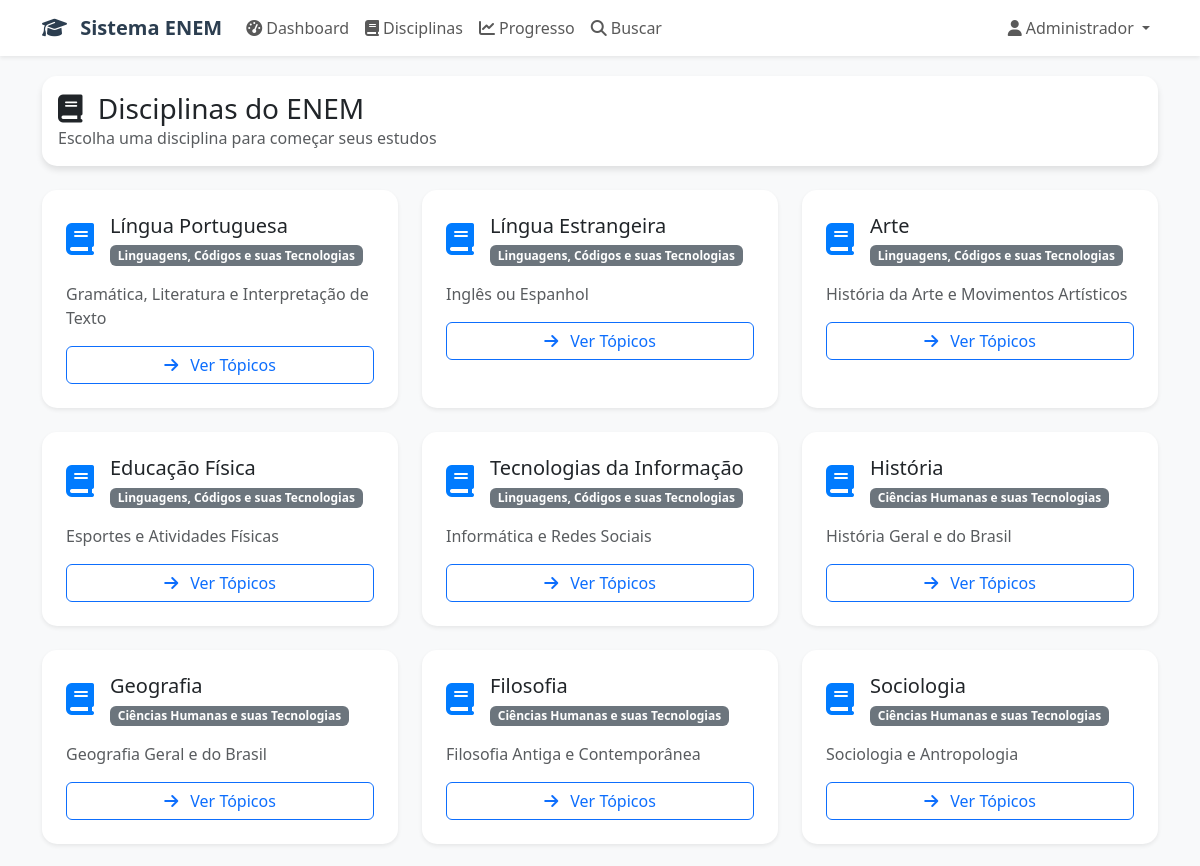
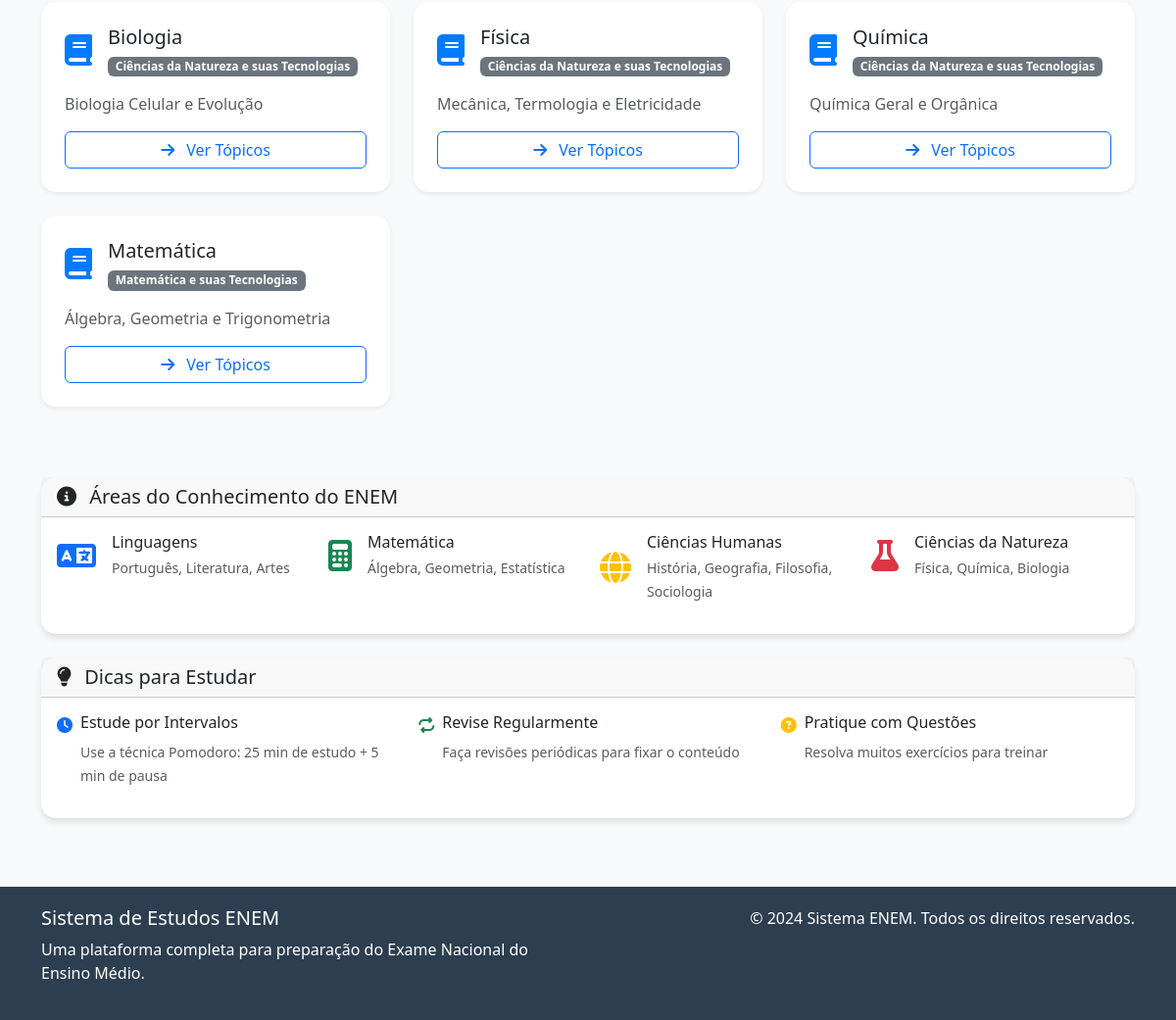
/subjects (signed in), run on the app's committed database (2 pictures, top to bottom).
### app/structure/database/models.py (models this page shows, shortened)
class User(UserMixin, db.Model):
    __tablename__ = 'users'
    id = db.Column(db.Integer, primary_key=True)
    username = db.Column(db.String(80), unique=True, nullable=False)
    email = db.Column(db.String(120), unique=True, nullable=False)
    password_hash = db.Column(db.String(255), nullable=False)
    first_name = db.Column(db.String(50), nullable=False)
    last_name = db.Column(db.String(50), nullable=False)
    is_active = db.Column(db.Boolean, default=True)
    is_admin = db.Column(db.Boolean, default=False)
    created_at = db.Column(db.DateTime, default=datetime.utcnow)
    last_login = db.Column(db.DateTime)
    study_sessions = db.relationship('StudySession', backref='user', lazy=True, cascade='all, delete-orphan')
    progress_records = db.relationship('ProgressRecord', backref='user', lazy=True, cascade='all, delete-orphan')
    quiz_attempts = db.relationship('QuizAttempt', backref='user', lazy=True, cascade='all, delete-orphan')

class Subject(db.Model):
    __tablename__ = 'subjects'
    id = db.Column(db.Integer, primary_key=True)
    name = db.Column(db.String(100), nullable=False)
    description = db.Column(db.Text)
    area = db.Column(db.String(50), nullable=False)  # Linguagens, Ciências Humanas, etc.
    color = db.Column(db.String(7), default='#007bff')  # Cor hex para UI
    icon = db.Column(db.String(50), default='book')
    is_active = db.Column(db.Boolean, default=True)
    created_at = db.Column(db.DateTime, default=datetime.utcnow)
    topics = db.relationship('Topic', backref='subject', lazy=True, cascade='all, delete-orphan')
    study_materials = db.relationship('StudyMaterial', backref='subject', lazy=True, cascade='all, delete-orphan')

### app/structure/routes/main_routes.py (the view)
@main.route('/subjects')
@login_required
def subjects():
    subjects = Subject.query.filter_by(is_active=True).all()
    return render_template('main/subjects.html', subjects=subjects)

### app/structure/auth/auth_manager.py (called while the page is built)
@login_manager.user_loader
def load_user(user_id):
    return User.query.get(int(user_id))

### app/assets/templates/main/subjects.html (shortened to what this page needs)
{% extends "base.html" %}
{% block content %}
<div class="container">
    <div class="row mb-4">
        <div class="col-12">
            <div class="card">
                <div class="card-body">
                    <h1 class="h3 mb-0">
                        <i class="fas fa-book me-2"></i>
                        Disciplinas do ENEM
                    </h1>
                    <p class="text-muted mb-0">Escolha uma disciplina para começar seus estudos</p>
                </div>
            </div>
        </div>
    </div>
    <div class="row">
        {% for subject in subjects %}
        <div class="col-md-6 col-lg-4 mb-4">
            <div class="card h-100 shadow-sm">
                <div class="card-body p-4">
                    <div class="d-flex align-items-center mb-3">
                        <div class="flex-shrink-0">
                            <i class="fas fa-{{ subject.icon }} fa-2x" style="color: {{ subject.color }};"></i>
                        </div>
                        <div class="flex-grow-1 ms-3">
                            <h5 class="card-title mb-1">{{ subject.name }}</h5>
                            <span class="badge bg-secondary">{{ subject.area }}</span>
                        </div>
                    </div>
                    <p class="card-text text-muted">
                        {{ subject.description }}
                    </p>
                    <div class="d-grid">
                        <a href="{{ url_for('main.subject_detail', subject_id=subject.id) }}"
                           class="btn btn-outline-primary">
                            <i class="fas fa-arrow-right me-2"></i>
                            Ver Tópicos
                        </a>
                    </div>
                </div>
            </div>
        </div>
        {% endfor %}
    </div>
    <div class="row mt-5">
        <div class="col-12">
            <div class="card">
                <div class="card-header">
                    <h5 class="card-title mb-0">
                        <i class="fas fa-info-circle me-2"></i>
                        Áreas do Conhecimento do ENEM
                    </h5>
                </div>
                <div class="card-body">
                    <div class="row">
                        <div class="col-md-6 col-lg-3 mb-3">
                            <div class="d-flex align-items-center">
                                <i class="fas fa-language fa-2x text-primary me-3"></i>
                                <div>
                                    <h6 class="mb-1">Linguagens</h6>
                                    <small class="text-muted">Português, Literatura, Artes</small>
                                </div>
                            </div>
                        </div>
                        <div class="col-md-6 col-lg-3 mb-3">
                            <div class="d-flex align-items-center">
                                <i class="fas fa-calculator fa-2x text-success me-3"></i>
                                <div>
                                    <h6 class="mb-1">Matemática</h6>
                                    <small class="text-muted">Álgebra, Geometria, Estatística</small>
                                </div>
                            </div>
                        </div>
                        <div class="col-md-6 col-lg-3 mb-3">
                            <div class="d-flex align-items-center">
                                <i class="fas fa-globe fa-2x text-warning me-3"></i>
                                <div>
                                    <h6 class="mb-1">Ciências Humanas</h6>
                                    <small class="text-muted">História, Geografia, Filosofia, Sociologia</small>
                                </div>
                            </div>
                        </div>
                        <div class="col-md-6 col-lg-3 mb-3">
                            <div class="d-flex align-items-center">
                                <i class="fas fa-flask fa-2x text-danger me-3"></i>
                                <div>
                                    <h6 class="mb-1">Ciências da Natureza</h6>
                                    <small class="text-muted">Física, Química, Biologia</small>
                                </div>
                            </div>
                        </div>
                    </div>
                </div>
            </div>
        </div>
    </div>
    <div class="row mt-4">
        <div class="col-12">
            <div class="card">
                <div class="card-header">
                    <h5 class="card-title mb-0">
                        <i class="fas fa-lightbulb me-2"></i>
                        Dicas para Estudar
                    </h5>
                </div>
                <div class="card-body">
                    <div class="row">
                        <div class="col-md-4 mb-3">
                            <div class="d-flex">
                                <i class="fas fa-clock text-primary me-2 mt-1"></i>
                                <div>
                                    <h6>Estude por Intervalos</h6>
                                    <small class="text-muted">Use a técnica Pomodoro: 25 min de estudo + 5 min de pausa</small>
                                </div>
                            </div>
                        </div>
                        <div class="col-md-4 mb-3">
                            <div class="d-flex">
                                <i class="fas fa-repeat text-success me-2 mt-1"></i>
                                <div>
                                    <h6>Revise Regularmente</h6>
                                    <small class="text-muted">Faça revisões periódicas para fixar o conteúdo</small>
                                </div>
                            </div>
                        </div>
                        <div class="col-md-4 mb-3">
                            <div class="d-flex">
                                <i class="fas fa-question-circle text-warning me-2 mt-1"></i>
                                <div>
                                    <h6>Pratique com Questões</h6>
                                    <small class="text-muted">Resolva muitos exercícios para treinar</small>
                                </div>
                            </div>
                        </div>
                    </div>
                </div>
            </div>
        </div>
    </div>
</div>
{% endblock %}

### app/assets/templates/base.html (shortened to what this page needs)
<!DOCTYPE html>
<html lang="pt-BR">
<head>
    <link href="https://cdn.jsdelivr.net/npm/bootstrap@5.3.0/dist/css/bootstrap.min.css" rel="stylesheet">
    <link href="https://cdnjs.cloudflare.com/ajax/libs/font-awesome/6.4.0/css/all.min.css" rel="stylesheet">
</head>
<body>
    <nav class="navbar navbar-expand-lg navbar-light bg-white shadow-sm">
        <div class="container">
            <a class="navbar-brand" href="{{ url_for('main.index') }}">
                <i class="fas fa-graduation-cap me-2"></i>
                Sistema ENEM
            </a>
            <div class="collapse navbar-collapse" id="navbarNav">
                <ul class="navbar-nav me-auto">
                    {% if current_user.is_authenticated %}
                    <li class="nav-item">
                        <a class="nav-link" href="{{ url_for('main.dashboard') }}">
                            <i class="fas fa-tachometer-alt me-1"></i>Dashboard
                        </a>
                    </li>
                    <li class="nav-item">
                        <a class="nav-link" href="{{ url_for('main.subjects') }}">
                            <i class="fas fa-book me-1"></i>Disciplinas
                        </a>
                    </li>
                    <li class="nav-item">
                        <a class="nav-link" href="{{ url_for('main.progress') }}">
                            <i class="fas fa-chart-line me-1"></i>Progresso
                        </a>
                    </li>
                    <li class="nav-item">
                        <a class="nav-link" href="{{ url_for('main.search') }}">
                            <i class="fas fa-search me-1"></i>Buscar
                        </a>
                    </li>
                    {% endif %}
                </ul>
                <ul class="navbar-nav">
                    {% if current_user.is_authenticated %}
                    <li class="nav-item dropdown">
                        <a class="nav-link dropdown-toggle" href="#" id="navbarDropdown" role="button" data-bs-toggle="dropdown">
                            <i class="fas fa-user me-1"></i>{{ current_user.first_name }}
                        </a>
                    </li>
                    {% endif %}
                </ul>
            </div>
        </div>
    </nav>
    <main class="main-content">
        {% block content %}{% endblock %}
    </main>
    <footer class="footer">
        <div class="container">
            <div class="row">
                <div class="col-md-6">
                    <h5>Sistema de Estudos ENEM</h5>
                    <p>Uma plataforma completa para preparação do Exame Nacional do Ensino Médio.</p>
                </div>
                <div class="col-md-6 text-md-end">
                    <p>&copy; 2024 Sistema ENEM. Todos os direitos reservados.</p>
                </div>
            </div>
        </div>
    </footer>
</body>
</html>

### app/assets/templates/base.html (style rules this page uses)
:root { --primary-color: #2c3e50; --secondary-color: #3498db; --success-color: #27ae60; --warning-color: #f39c12; --danger-color: #e74c3c; --light-color: #ecf0f1; --dark-color: #2c3e50; }
body { font-family: 'Segoe UI', Tahoma, Geneva, Verdana, sans-serif; background-color: #f8f9fa; }
.navbar-brand { font-weight: bold; color: var(--primary-color) !important; }
.card { border: none; border-radius: 15px; box-shadow: 0 4px 6px rgba(0, 0, 0, 0.1); transition: transform 0.2s; }
.main-content { padding: 20px; }
.footer { background-color: var(--dark-color); color: white; padding: 20px 0; margin-top: 50px; }

### data on the page
User: first_name "Administrador"
Subject: name "Língua Portuguesa", area "Linguagens, Códigos e suas Tecnologias", description "Gramática, Literatura e Interpretação de Texto"
Subject: name "Língua Estrangeira", area "Linguagens, Códigos e suas Tecnologias", description "Inglês ou Espanhol"
Subject: name "Arte", area "Linguagens, Códigos e suas Tecnologias", description "História da Arte e Movimentos Artísticos"
Subject: name "Educação Física", area "Linguagens, Códigos e suas Tecnologias", description "Esportes e Atividades Físicas"
Subject: name "Tecnologias da Informação", area "Linguagens, Códigos e suas Tecnologias", description "Informática e Redes Sociais"
Subject: name "História", area "Ciências Humanas e suas Tecnologias", description "História Geral e do Brasil"
Subject: name "Geografia", area "Ciências Humanas e suas Tecnologias", description "Geografia Geral e do Brasil"
Subject: name "Filosofia", area "Ciências Humanas e suas Tecnologias", description "Filosofia Antiga e Contemporânea"
Subject: name "Sociologia", area "Ciências Humanas e suas Tecnologias", description "Sociologia e Antropologia"
Subject: name "Biologia", area "Ciências da Natureza e suas Tecnologias", description "Biologia Celular e Evolução"
Subject: name "Física", area "Ciências da Natureza e suas Tecnologias", description "Mecânica, Termologia e Eletricidade"
Subject: name "Química", area "Ciências da Natureza e suas Tecnologias", description "Química Geral e Orgânica"
Subject: name "Matemática", area "Matemática e suas Tecnologias", description "Álgebra, Geometria e Trigonometria"
